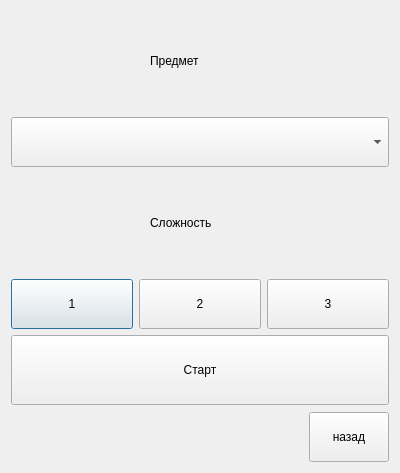
<?xml version="1.0" encoding="UTF-8"?>
<ui version="4.0">
 <class>Difficulty</class>
 <widget class="QDialog" name="Difficulty">
  <property name="geometry">
   <rect>
    <x>0</x>
    <y>0</y>
    <width>400</width>
    <height>473</height>
   </rect>
  </property>
  <property name="windowTitle">
   <string>Dialog</string>
  </property>
  <layout class="QVBoxLayout" name="verticalLayout_2">
   <item>
    <layout class="QHBoxLayout" name="horizontalLayout_2">
     <item>
      <spacer name="horizontalSpacer">
       <property name="orientation">
        <enum>Qt::Horizontal</enum>
       </property>
       <property name="sizeHint" stdset="0">
        <size>
         <width>40</width>
         <height>20</height>
        </size>
       </property>
      </spacer>
     </item>
     <item>
      <widget class="QLabel" name="label_2">
       <property name="minimumSize">
        <size>
         <width>100</width>
         <height>100</height>
        </size>
       </property>
       <property name="text">
        <string>Предмет</string>
       </property>
      </widget>
     </item>
     <item>
      <spacer name="horizontalSpacer_2">
       <property name="orientation">
        <enum>Qt::Horizontal</enum>
       </property>
       <property name="sizeHint" stdset="0">
        <size>
         <width>40</width>
         <height>20</height>
        </size>
       </property>
      </spacer>
     </item>
    </layout>
   </item>
   <item>
    <widget class="QComboBox" name="comboBox">
     <property name="minimumSize">
      <size>
       <width>100</width>
       <height>50</height>
      </size>
     </property>
    </widget>
   </item>
   <item>
    <layout class="QHBoxLayout" name="horizontalLayout_3">
     <item>
      <spacer name="horizontalSpacer_3">
       <property name="orientation">
        <enum>Qt::Horizontal</enum>
       </property>
       <property name="sizeHint" stdset="0">
        <size>
         <width>40</width>
         <height>20</height>
        </size>
       </property>
      </spacer>
     </item>
     <item>
      <widget class="QLabel" name="label">
       <property name="minimumSize">
        <size>
         <width>100</width>
         <height>100</height>
        </size>
       </property>
       <property name="text">
        <string>Сложность</string>
       </property>
      </widget>
     </item>
     <item>
      <spacer name="horizontalSpacer_4">
       <property name="orientation">
        <enum>Qt::Horizontal</enum>
       </property>
       <property name="sizeHint" stdset="0">
        <size>
         <width>40</width>
         <height>20</height>
        </size>
       </property>
      </spacer>
     </item>
    </layout>
   </item>
   <item>
    <layout class="QVBoxLayout" name="verticalLayout">
     <item>
      <layout class="QHBoxLayout" name="horizontalLayout">
       <item>
        <widget class="QPushButton" name="pushButton_3">
         <property name="minimumSize">
          <size>
           <width>50</width>
           <height>50</height>
          </size>
         </property>
         <property name="text">
          <string>1</string>
         </property>
        </widget>
       </item>
       <item>
        <widget class="QPushButton" name="pushButton_2">
         <property name="minimumSize">
          <size>
           <width>50</width>
           <height>50</height>
          </size>
         </property>
         <property name="text">
          <string>2</string>
         </property>
        </widget>
       </item>
       <item>
        <widget class="QPushButton" name="pushButton_4">
         <property name="minimumSize">
          <size>
           <width>50</width>
           <height>50</height>
          </size>
         </property>
         <property name="text">
          <string>3</string>
         </property>
        </widget>
       </item>
      </layout>
     </item>
     <item>
      <spacer name="verticalSpacer_2">
       <property name="orientation">
        <enum>Qt::Vertical</enum>
       </property>
       <property name="sizeHint" stdset="0">
        <size>
         <width>20</width>
         <height>40</height>
        </size>
       </property>
      </spacer>
     </item>
     <item>
      <widget class="QPushButton" name="pushButton_5">
       <property name="minimumSize">
        <size>
         <width>100</width>
         <height>70</height>
        </size>
       </property>
       <property name="text">
        <string>Старт</string>
       </property>
      </widget>
     </item>
     <item>
      <spacer name="verticalSpacer">
       <property name="orientation">
        <enum>Qt::Vertical</enum>
       </property>
       <property name="sizeHint" stdset="0">
        <size>
         <width>20</width>
         <height>40</height>
        </size>
       </property>
      </spacer>
     </item>
    </layout>
   </item>
   <item>
    <layout class="QHBoxLayout" name="horizontalLayout_5">
     <item>
      <spacer name="horizontalSpacer_5">
       <property name="orientation">
        <enum>Qt::Horizontal</enum>
       </property>
       <property name="sizeHint" stdset="0">
        <size>
         <width>40</width>
         <height>20</height>
        </size>
       </property>
      </spacer>
     </item>
     <item>
      <layout class="QHBoxLayout" name="horizontalLayout_6">
       <item>
        <layout class="QVBoxLayout" name="verticalLayout_4">
         <item>
          <widget class="QPushButton" name="pushButton">
           <property name="minimumSize">
            <size>
             <width>50</width>
             <height>50</height>
            </size>
           </property>
           <property name="text">
            <string>назад</string>
           </property>
          </widget>
         </item>
        </layout>
       </item>
      </layout>
     </item>
    </layout>
   </item>
  </layout>
 </widget>
 <resources/>
 <connections/>
</ui>
